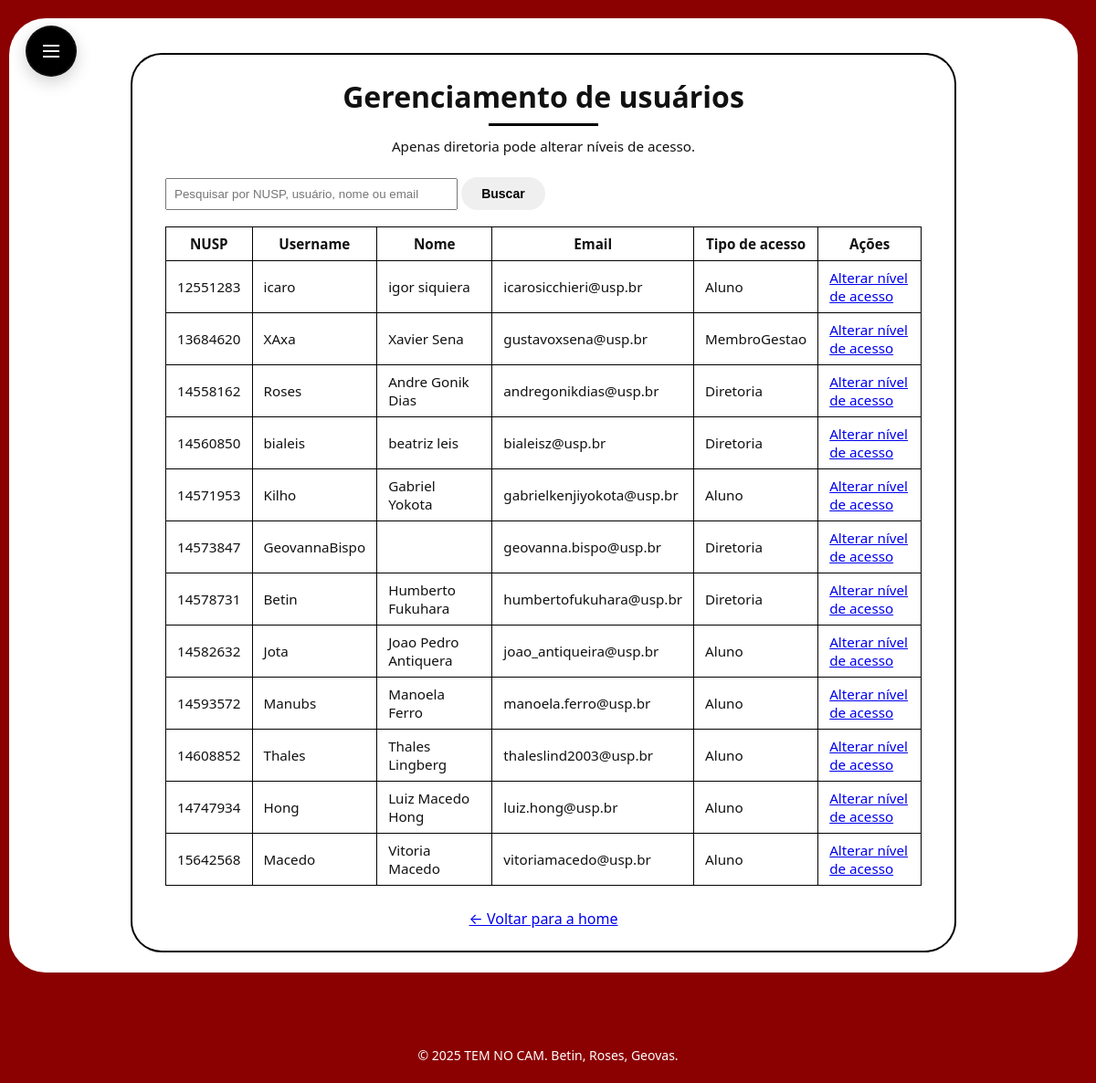
The app's page /gestao/usuarios/ (signed in) with its own data.
### core/models.py (models this page shows, shortened)
class Usuario(AbstractUser):
    nusp = models.CharField(
        max_length=20,
        unique=True,
        verbose_name='NUSP'
    )
    class TiposAcesso(models.TextChoices):
        ALUNO = 'Aluno', 'Aluno'
        MEMBRO_GESTAO = 'MembroGestao', 'Membro da Gestão'
        DIRETORIA = 'Diretoria', 'Diretoria de Patrimônio'
    tipo_acesso = models.CharField(
        max_length=20,
        choices=TiposAcesso.choices,
        default=TiposAcesso.ALUNO,
        verbose_name='Tipo de acesso'
    )
    telefone = models.CharField(
        max_length=20,
        blank=True,
        verbose_name='Telefone'
    )
    USERNAME_FIELD = 'nusp'
    REQUIRED_FIELDS = ['username', 'email']

### core/views.py (the view, shortened to what this page needs)
# urls.py: path('gestao/usuarios/', views.lista_usuarios, name='lista_usuarios'),
@login_required
@diretoria_required
def lista_usuarios(request):
    q = request.GET.get('q', '').strip()
    usuarios = User.objects.all()
    usuarios = usuarios.order_by('nusp')
    return render(request, 'core/lista_usuarios.html', {
        'usuarios': usuarios,
        'q': q,
    })

### core/templates/core/lista_usuarios.html (shortened to what this page needs)
{% extends "core/base.html" %}
{% block content %}
<div class="reservas-wrapper">
    <div class="reservas-card">
        <h1 class="reservas-title">Gerenciamento de usuários</h1>
        <div class="reservas-subtitle">Apenas diretoria pode alterar níveis de acesso.</div>
        <form method="get" class="search-form" style="margin-top:12px; margin-bottom:18px;">
            <input type="search" name="q" placeholder="Pesquisar por NUSP, usuário, nome ou email" value="{{ q|default:'' }}" style="padding:8px; width:60%; max-width:320px;">
            <button type="submit" class="btn">Buscar</button>
        </form>
        <div class="reservas-table-wrapper">
            <table class="reservas-table">
                <thead>
                    <tr>
                        <th>NUSP</th>
                        <th>Username</th>
                        <th>Nome</th>
                        <th>Email</th>
                        <th>Tipo de acesso</th>
                        <th>Ações</th>
                    </tr>
                </thead>
                <tbody>
                    {% for u in usuarios %}
                    <tr>
                        <td>{{ u.nusp }}</td>
                        <td>{{ u.username }}</td>
                        <td>{{ u.get_full_name }}</td>
                        <td>{{ u.email }}</td>
                        <td>{{ u.tipo_acesso }}</td>
                        <td>
                            <a href="{% url 'core:alterar_tipo_acesso_usuario' u.id %}">
                                Alterar nível de acesso
                            </a>
                        </td>
                    </tr>
                    {% endfor %}
                </tbody>
            </table>
        </div>
        <div style="text-align:center; margin-top:25px;">
            <a href="{% url 'core:home' %}" class="voltar-link">← Voltar para a home</a>
        </div>
    </div>
</div>
{% endblock %}

### static/core/style.css (style rules this page uses)
:root { --cor-fundo: #8b0000; --cor-card: #ffffff; --cor-texto: #111111; --cor-menu-bg: #ffffff; --cor-menu-ativo: #b22222; --cor-menu-ativo-texto: #ffffff; --cor-menu-link: #111111; --cor-botao: #b22222; --cor-botao-texto: #ffffff; --raio-card: 40px; --fonte: "Segoe UI", system-ui, -apple-system, BlinkMacSystemFont, sans-serif; }
* { box-sizing: border-box; }
body { margin: 0; padding: 0; font-family: var(--fonte); background: var(--cor-fundo); color: var(--cor-texto); }
.btn { display: inline-block; padding: 10px 22px; border-radius: 999px; border: none; cursor: pointer; font-weight: 600; font-size: 14px; }
:root { --sidebar-width: 260px; --sidebar-contracted-width: 56px; --sidebar-transition-duration: 0.34s; --sidebar-transition-ease: cubic-bezier(.2,.9,.3,1); }
.reservas-wrapper { display: flex; justify-content: center; align-items: flex-start; padding-top: 16px; }
.reservas-card { background: var(--cor-card); border-radius: 32px; padding: 24px 36px; max-width: 900px; width: 100%; box-shadow: 0 0 0 2px #000; }
.reservas-title { text-align: center; font-size: 2rem; font-weight: 700; margin: 0 0 8px 0; }
.reservas-title::after { content: ""; display: block; width: 120px; height: 3px; background: #000; margin: 8px auto 0 auto; }
.reservas-subtitle { text-align: center; margin-top: 12px; margin-bottom: 24px; font-size: 0.95rem; }
.reservas-table-wrapper { overflow-x: auto; }
.reservas-table { width: 100%; border-collapse: collapse; font-size: 0.95rem; }
.reservas-table th, .reservas-table td { border: 1px solid #000; padding: 8px 12px; }
.reservas-table th { font-weight: 700; }

### records on screen
Usuario: nusp "12551283", username "icaro", get_full_name "igor siquiera", email "icarosicchieri@usp.br", tipo_acesso "Aluno"
Usuario: nusp "13684620", username "XAxa", get_full_name "Xavier Sena", email "gustavoxsena@usp.br", tipo_acesso "MembroGestao"
Usuario: nusp "14558162", username "Roses", get_full_name "Andre Gonik Dias", email "andregonikdias@usp.br", tipo_acesso "Diretoria"
Usuario: nusp "14560850", username "bialeis", get_full_name "beatriz leis", email "bialeisz@usp.br", tipo_acesso "Diretoria"
Usuario: nusp "14571953", username "Kilho", get_full_name "Gabriel Yokota", email "gabrielkenjiyokota@usp.br", tipo_acesso "Aluno"
Usuario: nusp "14573847", username "GeovannaBispo", email "geovanna.bispo@usp.br", tipo_acesso "Diretoria"
Usuario: nusp "14578731", username "Betin", get_full_name "Humberto Fukuhara", email "humbertofukuhara@usp.br", tipo_acesso "Diretoria"
Usuario: nusp "14582632", username "Jota", get_full_name "Joao Pedro Antiquera", email "joao_antiqueira@usp.br", tipo_acesso "Aluno"
Usuario: nusp "14593572", username "Manubs", get_full_name "Manoela Ferro", email "manoela.ferro@usp.br", tipo_acesso "Aluno"
Usuario: nusp "14608852", username "Thales", get_full_name "Thales Lingberg", email "thaleslind2003@usp.br", tipo_acesso "Aluno"
Usuario: nusp "14747934", username "Hong", get_full_name "Luiz Macedo Hong", email "luiz.hong@usp.br", tipo_acesso "Aluno"
Usuario: nusp "15642568", username "Macedo", get_full_name "Vitoria Macedo", email "vitoriamacedo@usp.br", tipo_acesso "Aluno"
